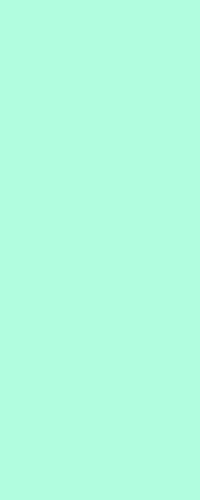
Frame 1 (no input)
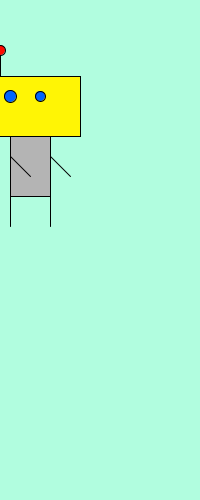
Frame 60 (the mouse pressed at the canvas centre just before this capture)
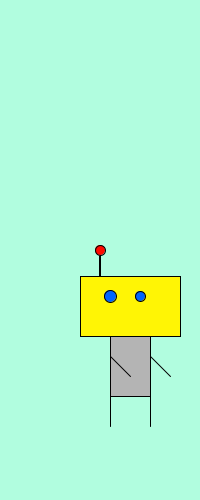
Frame 120 (the mouse held since frame 60 and released just before this capture)

The Processing sketch that drew these frames (run headless with seeded random() and noise(); from frame 60 on, the mouse is pressed at the canvas centre):

// Processing sketch: processing_121894
// ── processing_121894.pde

int monsterX;
int monsterY;

void setup() {
  size(200,500);
  monsterX = 650;
  monsterY = 650;
}

void draw() {
  monsterY = monsterY - 10;
  background(177,253,223);
  rectMode(CENTER);
  stroke(0);
  /* Antenne */
  fill(255,10,0);
  ellipse(mouseX,monsterY,10,10); //220 194
  fill(255,10,0);
  rect(mouseX,monsterY+16,1,20); //220 210
  /* Lijf */
  fill(255,245,5);
  rect(mouseX+30,monsterY+56,100,60); //250 250
  fill(180,180,180);
  rect(mouseX+30,monsterY+116,40,60); //250 310
  /* Armen */
  line(mouseX+10,monsterY+106,mouseX+30,monsterY+126); //230 300 250 320
  line(mouseX+50,monsterY+106,mouseX+70,monsterY+126); //270 300 290 320
  /* Benen */
  line(mouseX+10,monsterY+146,mouseX+10,monsterY+176); //230 340 230 370
  line(mouseX+50,monsterY+146,mouseX+50,monsterY+176); //270 340 270 370
  /* Ogen */
  fill(0,100,255);
  ellipse(mouseX+10,monsterY+46,12,12); //230 240
  fill(0,100,255);
  ellipse(mouseX+40,monsterY+46,10,10); //260 240
  
  if(monsterY == -150) {
    monsterY = 650;
  }
}
